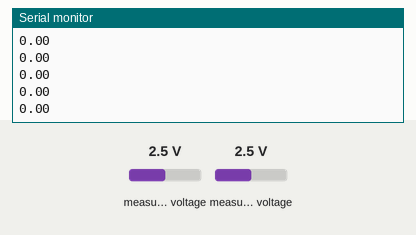
Simulated run of this program. Board: Arduino Nano, built with avr-gcc and run on an emulated ATmega328P. On the bench: the last lines printed to the serial monitor. The inputs (shaded band) are chosen by the test bench; at power-on: measured voltage 2.5 V. No radio packets arrive unless stated.

Above: at 1.3 s.
1.4 s: measured voltage (sensor 200) set to 0.1 V
At 1.9 s:
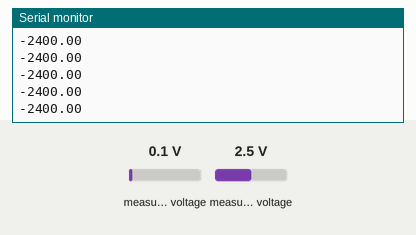
2.9 s: measured voltage (sensor 201) set to 1.2 V
At 3.6 s:
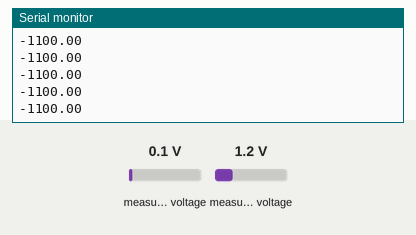
4.4 s: measured voltage (sensor 200) set to 2.5 V
At 5.0 s:
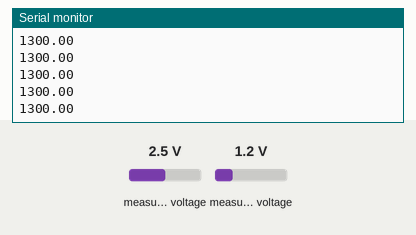
5.9 s: measured voltage (sensor 201) set to 0.1 V
At 6.7 s:
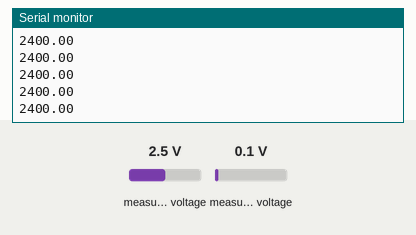
Timing chart, 0 to 8.4 s (numbered marks = the images above; inputs shaded):
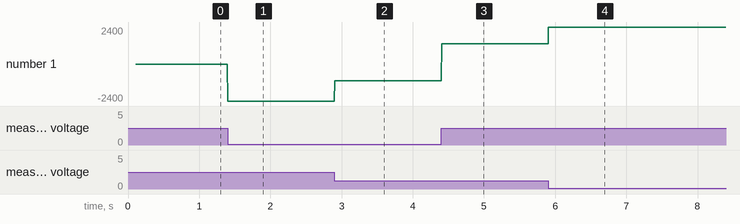

The program:

main.cpp
```cpp
// (licence header left out)
#include <Arduino.h>
#include "nRF24L01.h"
#include "RF24.h"
#include "SPI.h"
#include <Wire.h>
#include <Adafruit_ADS1015.h>

Adafruit_ADS1015 ads;

RF24 radio(9, 10);
const uint64_t pipe = 0xE6E6E6E6E6E6;
const float   multiplier = 3.0F;

char message[10] = "-9999.99";
String sMessage;
int16_t results;

void setup(void) {
  delay(100);
  Serial.begin(115200);
  Wire.begin();

  radio.begin();
  radio.setChannel(1);
  radio.setPALevel(RF24_PA_MAX);           // If you want to save power use "RF24_PA_MIN" but keep in mind that reduces the module's range
  radio.setDataRate(RF24_1MBPS);
  radio.setAutoAck(1);                     // Ensure autoACK is enabled
  radio.setRetries(2, 15);
  //radio.setCRCLength(RF24_CRC_8); //ist das gut/sinnvoll/funktiomiert es?
  radio.openWritingPipe(pipe);

  ads.setGain(GAIN_ONE);  // 2/3x gain +/- 6.144V  1 bit = 3mV      0.1875mV (default)
  ads.begin();
}

void loop(void) {

  float   multiplier = 2.0F;    /* ADS1015 @ +/- 6.144V gain (12-bit results) */
  results = ads.readADC_Differential_0_1();

  sMessage = String(results * multiplier);
  sMessage.toCharArray(message, 10);
  radio.writeFast(message, sizeof(message)); //besser mit timer? oder warten auf millis() +x?
  Serial.println(message);
  delay(2);
}
```

Measured:
- after the input at 1.4 s, the serial monitor: prints a new line at once (image 1)
- after the input at 2.9 s, the serial monitor: prints a new line at once (image 2)
- after the input at 4.4 s, the serial monitor: prints a new line at once (image 3)
- after the input at 5.9 s, the serial monitor: prints a new line at once (image 4)
- plotted number 1: 0 → -2400 after the input at 1.4 s, -2400 → -1100 after the input at 2.9 s, -1100 → 1300 after the input at 4.4 s, 1300 → 2400 after the input at 5.9 s
